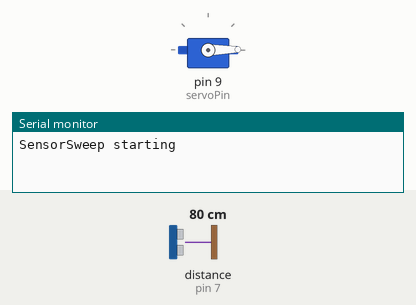
Recording of a sketch running on a simulated Arduino Uno, built with avr-gcc and run on an emulated ATmega328P. Parts: servo, the last lines printed to the serial monitor. Wiring (inferred from the names in the program): ultrasonic range finder: trigger pin 7; echo pin 7. The test bench sets the inputs (shaded band); at power-on: distance to the obstacle (sensor on pin 7) 80 cm. The echo pulse lasts 58.3 µs per cm.

Above: at 0.2 s.
At 4.6 s:
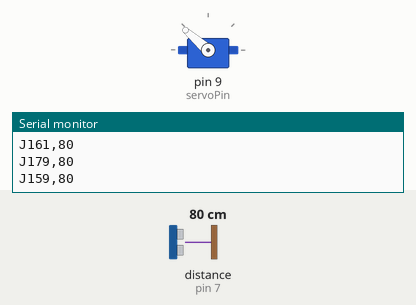
4.7 s: distance to the obstacle (sensor on pin 7) set to 2 cm
At 5.06 s:
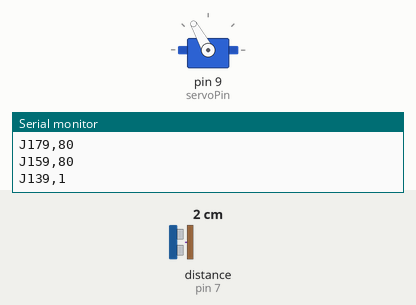
Timing chart, 0 to 13.7 s (numbered marks = the images above; inputs shaded):
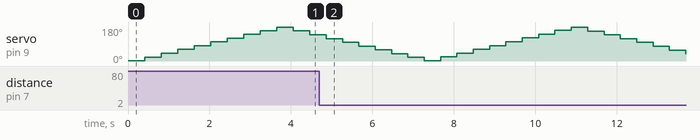

The sketch:

SensorSweep.ino
```cpp
/*
 * Attach distance sensor to a servo.
 * Make sweeping motion with the servo and periodically make a distance scan.
 * Results of distance scan is sent via serial line
 */

/** Wiring servo
 * - Power, red, connect to 5v
 * - Ground, black/brown, connect to ground
 * - Signal, yellow, connect to pin 9
 */

/** Wiring SRF05 distance sensor
 * http://www.robotstorehk.com/sensors/doc/srf05tech.pdf
 *
 * left side
 * 1, 5v
 * 2, no connection
 * 3, signal, pin 7
 * 4, ground
 * 5, ground
 * right side, leave all unconnected
 */


#include <Servo.h>

Servo myservo;  // create servo object to control a servo
                // a maximum of eight servo objects can be created

/* possible values for serialSpeed:
 9600, 14400, 19200, 28800, 38400, 57600, 115200
*/
int serialSpeed=9600;
int minAngle = 0;
int maxAngle = 180;
int maxDelay = 400;
int angleStep = 20;
const int servoPin = 9;
const int pingPin = 7;
long maxDistance = 540;
int scanOffset = 0;


void setup()
{
  myservo.attach(servoPin);  // attaches the servo on pin 9 to the servo object
  initSerial();
}

void initSerial() {
  Serial.begin(serialSpeed);
  Serial.println("SensorSweep starting");
}

void sendScan(int angle, long distance) {
  Serial.print("J");
  Serial.print(angle);
  Serial.print(",");
  Serial.print(distance);
  Serial.println("");
}


long microsecondsToCentimeters(long microseconds)
{
  // The speed of sound is 340 m/s or 29 microseconds per centimeter.
  // The ping travels out and back, so to find the distance of the
  // object we take half of the distance travelled.
  return (long)microseconds / 29.0 / 2.0;
}

long measureDistance() {
  pinMode(pingPin, OUTPUT);
  digitalWrite(pingPin, LOW);
  delayMicroseconds(2);
  digitalWrite(pingPin, HIGH);
  delayMicroseconds(5);
  digitalWrite(pingPin, LOW);
  // The same pin is used to read the signal from the PING))): a HIGH
  // pulse whose duration is the time (in microseconds) from the sending
  // of the ping to the reception of its echo off of an object.
  pinMode(pingPin, INPUT);
  long duration = pulseIn(pingPin, HIGH);

  // convert the time into a distance
  long dist = microsecondsToCentimeters(duration);
  if(dist > maxDistance) {
    return -1;
  }
  return dist;
}

void scan(int angle, int scanDelay) {
  myservo.write(angle);
  delay(scanDelay);
  long distance = measureDistance();
  sendScan(angle, distance);
}

void loop()
{
  scanOffset ++;
  if(scanOffset > angleStep) {
    scanOffset = 0;
  }
  for(int angle = minAngle + scanOffset; angle + scanOffset < maxAngle; angle += angleStep)
  {
    scan(angle, maxDelay);
  }
  for(int angle = maxAngle - scanOffset; angle - scanOffset > minAngle; angle-=angleStep)
  {
    scan(angle, maxDelay);
  }
}
```
